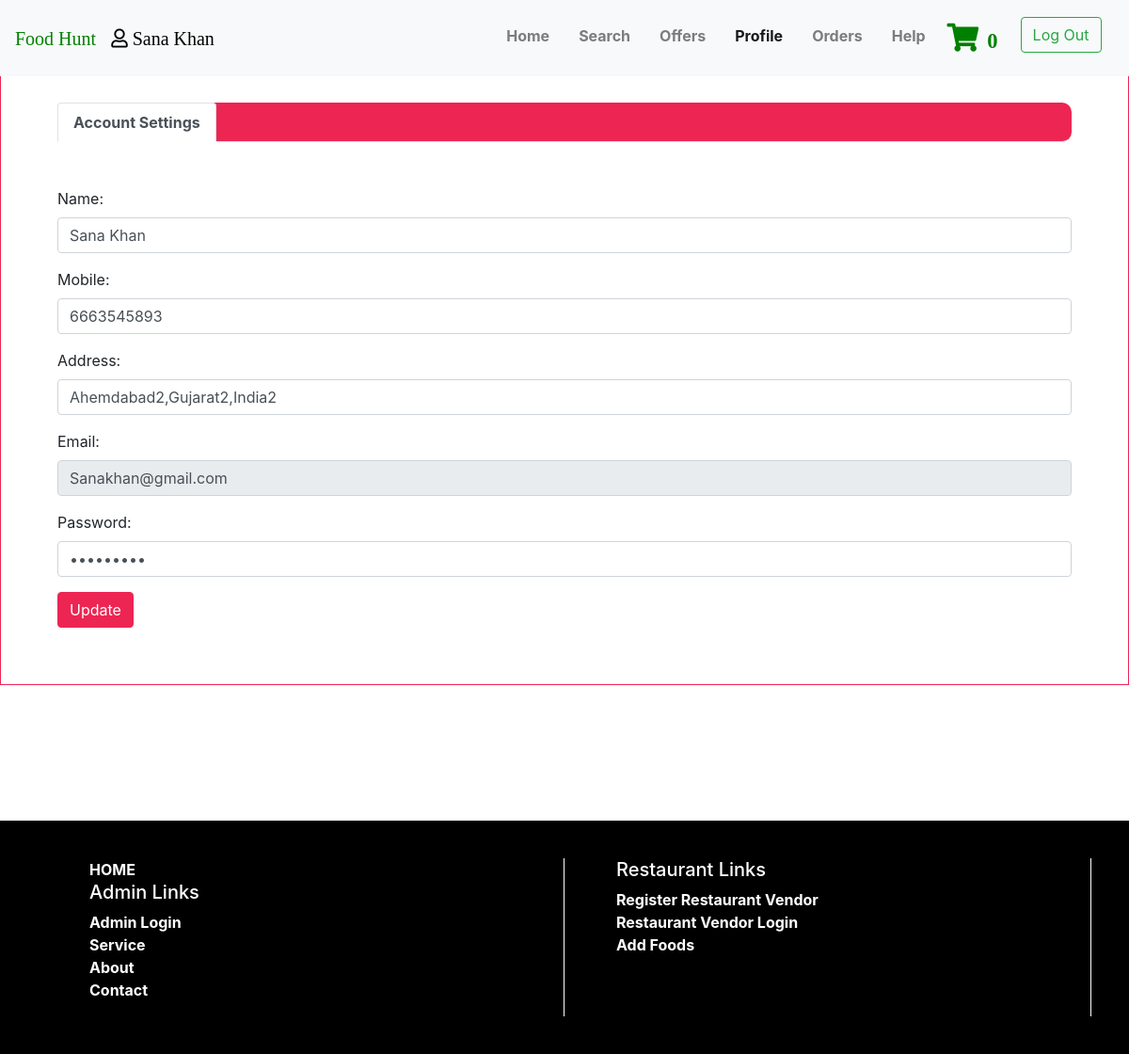
Screenshot of /userProfile.php (signed in) with the database file from the repository.
### tables this page shows
CREATE TABLE `tblcustomer` (
  `fld_cust_id` int(10) NOT NULL,
  `fld_name` varchar(30) NOT NULL,
  `fld_mobile` bigint(10) NOT NULL,
  `fld_address` varchar(255) NOT NULL,
  `fld_email` varchar(30) NOT NULL,
  `password` varchar(30) NOT NULL
);

### userProfile.php (the view, shortened to what this page needs)
<?php
include("connection.php");
extract($_REQUEST);
if(isset($_SESSION['cust_id']))
{
	$cust_id=$_SESSION['cust_id'];
	$qq=mysqli_query($con,"select * from tblcustomer where fld_email='$cust_id'");
	$qqr= mysqli_fetch_array($qq);
}
  $cust_details=mysqli_query($con,"select * from tblcustomer where fld_email='$cust_id'");
  $det_res=mysqli_fetch_array($cust_details);
  $fld_name=$det_res['fld_name'];
  $fld_mobile=$det_res['fld_mobile'];
  $fld_address=$det_res['fld_address'];
  $fld_email=$det_res['fld_email'];
  $fld_password=$det_res['password'];
$query=mysqli_query($con,"select tbfood.foodname,tbfood.fldvendor_id,tbfood.cost,tbfood.cuisines,tbfood.fldimage,tblcart.fld_cart_id,tblcart.fld_product_id,tblcart.fld_customer_id from tbfood inner  join tblcart on tbfood.food_id=tblcart.fld_product_id where tblcart.fld_customer_id='$cust_id'");
$re=mysqli_num_rows($query);
?>
<!DOCTYPE html>
<html lang="en">
<head>
  <link rel="stylesheet" href="https://maxcdn.bootstrapcdn.com/bootstrap/4.3.1/css/bootstrap.min.css">
	 <link rel="stylesheet" href="https://use.fontawesome.com/releases/v5.8.1/css/all.css">
</head>
<body>
<nav class="navbar navbar-expand-lg navbar-light bg-light fixed-top">
    <a class="navbar-brand" href="../index.php"><span style="color:green;font-family: 'Permanent Marker', cursive;">Food Hunt</span></a>
    <?php
	if(!empty($cust_id))
	{
	?>
	<a class="navbar-brand" style="color:black; text-decoratio:none;"><i class="far fa-user"><?php if(isset($cust_id)) { echo " ".$qqr['fld_name']; }?></i></a>
	<?php
	}
	?>
<div class="collapse navbar-collapse" id="navbarResponsive">
<ul class="navbar-nav ml-auto">
    <form method="post">
        <li class="nav-item">
            <a class="nav-link" href="index.php">Home</a>
        </li>
        <li class="nav-item">
            <a class="nav-link" href="search.php">Search</a>
        </li>
        <li class="nav-item">
            <a class="nav-link" href="index.php">Offers</a>
        </li>
    <?php
        if(empty($cust_id))
        {
    ?>
        <li class="nav-item">
            <a class="nav-link" href="contact.php">Help</a>
        </li>
        <li class="nav-item">
            <a href="form/login.php?msg=You must be login first"><span style="color:red; font-size:30px;"><i class="fa fa-shopping-cart" aria-hidden="true"><span style="color:red;" id="cart" class="badge badge-light">0</span></i></span></a>
        </li>
        <li class="nav-item">
            <button class="btn btn-outline-danger my-2 my-sm-0" name="login" type="submit">Log In</button>&nbsp;&nbsp;&nbsp;
        </li>
    <?php
        }
        else
        {
    ?>
        <li class="nav-item active">
            <a class="nav-link" href="userProfile.php">Profile</a>
        </li>
        <li class="nav-item">
            <a class="nav-link" href="userOrders.php">Orders</a>
        </li>
        <li class="nav-item">
            <a class="nav-link" href="contact.php">Help</a>
        </li>
        <li class="nav-item">
            <a href="form/cart.php"><span style=" color:green; font-size:30px;"><i class="fa fa-shopping-cart" aria-hidden="true"><span style="color:green;" id="cart"  class="badge badge-light"><?php if(isset($re)) { echo $re; }?></span></i></span></a>
        </li>
        <li class="nav-item">
            <button class="btn btn-outline-success my-2 my-sm-0" name="logout" type="submit">Log Out</button>&nbsp;&nbsp;&nbsp;
        </li>
    <?php
        }
    ?>
    </form>
</ul>
</div>
</nav>
<br><br>
<div class="middle" style="  padding:60px; border:1px solid #ED2553;  width:100%;">
   <ul class="nav nav-tabs nabbar_inverse" id="myTab" style="background:#ED2553;border-radius:10px 10px 10px 10px;" role="tablist">
      <li class="nav-item">
          <a class="nav-link active" id="manageaccount-tab" data-toggle="tab" href="#manageaccount" role="tab" aria-controls="manageaccount" aria-selected="true">Account Settings</a>
      </li>
   </ul>
   <br><br>
    <div class="tab-pane fade show active" id="manageaccount" role="tabpanel" aria-labelledby="home-tab">
	    <form method="post" enctype="multipart/form-data">
            <div class="form-group">
              <label for="name">Name:</label>
              <input type="text" id="name" name="name" value="<?php if(isset($fld_name)){ echo $fld_name;}?>" class="form-control" required/>
            </div>
			<div class="form-group">
              <label for="mobile">Mobile:</label>
              <input type="tel" id="mobile" class="form-control" name="mobile" pattern="[6-9]{1}[0-9]{2}[0-9]{3}[0-9]{4}" value="<?php if(isset($fld_mobile)){ echo $fld_mobile;}?>" required/>
            </div>
            <div class="form-group">
              <label for="address">Address:</label>
              <input type="text" id="address" name="address" value="<?php if(isset($fld_address)){ echo $fld_address;}?>" class="form-control" required/>
            </div>
            <div class="form-group">
              <label for="email">Email:</label>
              <input type="email" id="email" name="email" value="<?php if(isset($fld_email)){ echo $fld_email;}?>" class="form-control" readonly/>
            </div>
           <div class="form-group">
              <label for="pwd">Password:</label>
              <input type="password" name="pswd" value="<?php if(isset($fld_password)) { echo $fld_password; }?>"class="form-control"  id="pwd" required/>
           </div>
          <button type="submit" name="update" style="background:#ED2553; border:1px solid #ED2553;" class="btn btn-primary">Update</button>
	 </form>
	</div>
</div>
<br><br><br><br><br><br>
  <?php
		include("footer.php");
	?>
</body>
</html>

### userProfile.php (style rules this page uses)
ul li { list-style:none; }
ul li a { color:black; font-weight:bold; }
ul form li { float: left; padding: 10px 0px 10px 15px; }

### rows the page displays
tblcustomer: fld_name "Sana Khan", name "Sana Khan", mobile "6663545893", address "Ahemdabad2,Gujarat2,India2", email "Sanakhan@gmail.com"

### other values shown
$re "0"
